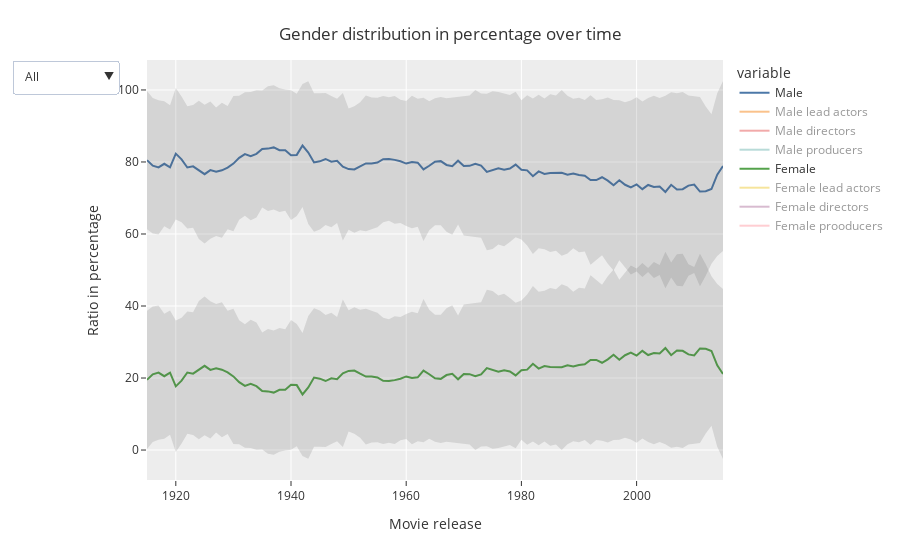

Notebook code cell kept with this figure:
### Code cell
# set up start plot
fig = px.line(
    df_genders_per_year, 
    y=df_genders_per_year.columns, 
    labels={
        'movie_release': 'Movie release',
        'value': 'Ratio in percentage',
        'male_all': 'Male',
    },
    color_discrete_sequence=px.colors.qualitative.T10,
    template='ggplot2'
)

cat_stds = ['male_all', 'female_all', 'male_actors', 'female_actors', 'male_director', 'female_director', 'male_producer', 'female_producer']
for cat_std in cat_stds:
    fig.add_trace(
        go.Scatter(
            name=cat_std,
            x=list(df_genders_per_year.index),
            y=df_genders_per_year[cat_std] + df_stds['{}_std'.format(cat_std)],
            mode='lines',
            marker=dict(color="#444"),
            line=dict(width=0),
            showlegend=False,
        )
    )
    fig.add_trace(
        go.Scatter(
            name=cat_std,
            x=list(df_genders_per_year.index),
            y=df_genders_per_year[cat_std] - df_stds['{}_std'.format(cat_std)],
            marker=dict(color="#444"),
            line=dict(width=0),
            mode='lines',
            fillcolor='rgba(68, 68, 68, 0.15)',
            fill='tonexty',
            showlegend=False
        )
    )

# groups and trace visibilities
categories = {
    'All':['male_all', 'female_all'], 
    'Lead Actors':['male_actors', 'female_actors'],
    'Directors':['male_director', 'female_director'],
    'Producers':['male_producer', 'female_producer'],
}
visibleCats = {}
for cat, cols in categories.items():
    visibleCats[cat] = [True if col in cols else 'legendonly' for col in df_genders_per_year.columns]

for cat, cols in categories.items():
    vis = [2*[col[:-4] in cols] for col in df_stds.columns]
    visFlat = [item for sublist in vis for item in sublist]
    visibleCats[cat].extend(visFlat)

buttons = []
for cat, vis in visibleCats.items():
    button = dict(label=cat,
                    method = 'restyle',
                    args = ['visible',vis])
    buttons.append(button)

# update layout with buttons                       
fig.update_layout(
    updatemenus=[
        dict(
        type="dropdown",
        direction="down",
        buttons = buttons)
    ],
    hovermode='x'
)

variableNames = {
    'male_all': 'Male',
    'female_all': 'Female',
    'male_actors': 'Male lead actors',
    'female_actors': 'Female lead actors',
    'male_director': 'Male directors',
    'female_director': 'Female directors',
    'male_producer': 'Male producers',
    'female_producer': 'Female prooducers',
    'male_all_upper':'Male upper bound',
    'male_all_lower':'Male lower bound',
}

fig.for_each_trace(
    lambda t: t.update(
        visible = True if t.name in categories['All'] else "legendonly",
        name = variableNames.get(t.name) if variableNames.get(t.name) else t.name
    )
)

fig.update_layout(
    title={
        'text': "Gender distribution in percentage over time",
        'y':0.95,
        'x':0.5,
        'xanchor': 'center',
        'yanchor': 'top'},
)

# buttons
fig.show()
plotly.offline.plot(fig, filename=os.path.join(PLOTS_PATH, 'gender_ratio.html'))
